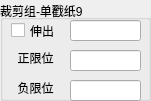
    <widget class="QGroupBox" name="Cylinder_22">
     <property name="geometry">
      <rect>
       <x>230</x>
       <y>240</y>
       <width>151</width>
       <height>101</height>
      </rect>
     </property>
     <property name="title">
      <string>裁剪组-单戳纸9</string>
     </property>
     <property name="alignment">
      <set>Qt::AlignLeading|Qt::AlignLeft|Qt::AlignVCenter</set>
     </property>
     <widget class="QCheckBox" name="check_OpenCylinder_22">
      <property name="geometry">
       <rect>
        <x>11</x>
        <y>21</y>
        <width>61</width>
        <height>19</height>
       </rect>
      </property>
      <property name="sizePolicy">
       <sizepolicy hsizetype="Minimum" vsizetype="Fixed">
        <horstretch>0</horstretch>
        <verstretch>0</verstretch>
       </sizepolicy>
      </property>
      <property name="text">
       <string>伸出</string>
      </property>
     </widget>
     <widget class="QLineEdit" name="lineEdit_CylinderCmd_22">
      <property name="geometry">
       <rect>
        <x>70</x>
        <y>20</y>
        <width>71</width>
        <height>21</height>
       </rect>
      </property>
      <property name="text">
       <string/>
      </property>
     </widget>
     <widget class="QLineEdit" name="lineEdit_CylinderPosStatus_22">
      <property name="geometry">
       <rect>
        <x>70</x>
        <y>50</y>
        <width>71</width>
        <height>21</height>
       </rect>
      </property>
      <property name="text">
       <string/>
      </property>
      <property name="alignment">
       <set>Qt::AlignCenter</set>
      </property>
     </widget>
     <widget class="QLabel" name="label_CylinderPosStatus_22">
      <property name="geometry">
       <rect>
        <x>10</x>
        <y>50</y>
        <width>51</width>
        <height>16</height>
       </rect>
      </property>
      <property name="text">
       <string>正限位</string>
      </property>
      <property name="alignment">
       <set>Qt::AlignCenter</set>
      </property>
     </widget>
     <widget class="QLineEdit" name="lineEdit_CylinderNegStatus_22">
      <property name="geometry">
       <rect>
        <x>70</x>
        <y>80</y>
        <width>71</width>
        <height>21</height>
       </rect>
      </property>
      <property name="text">
       <string/>
      </property>
      <property name="alignment">
       <set>Qt::AlignCenter</set>
      </property>
     </widget>
     <widget class="QLabel" name="label_CylinderNegStatus_22">
      <property name="geometry">
       <rect>
        <x>10</x>
        <y>80</y>
        <width>51</width>
        <height>16</height>
       </rect>
      </property>
      <property name="text">
       <string>负限位</string>
      </property>
      <property name="alignment">
       <set>Qt::AlignCenter</set>
      </property>
     </widget>
    </widget>
